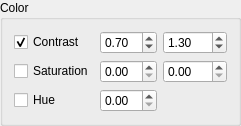
                        <widget class="QGroupBox" name="groupBox_color">
                         <property name="title">
                          <string>Color</string>
                         </property>
                         <layout class="QGridLayout" name="gridLayout_15">
                          <item row="0" column="0">
                           <widget class="QCheckBox" name="checkBox_contrast">
                            <property name="sizePolicy">
                             <sizepolicy hsizetype="Fixed" vsizetype="Fixed">
                              <horstretch>0</horstretch>
                              <verstretch>0</verstretch>
                             </sizepolicy>
                            </property>
                            <property name="toolTip">
                             <string>Augment contrast using a random factor. Applicable for Grayscale and RGB. Left spinbox (lower factor) has to be &gt;0. '0.70' to '1.3' means plus/minus 30% contrast (at random)</string>
                            </property>
                            <property name="text">
                             <string>Contrast</string>
                            </property>
                            <property name="icon">
                             <iconset resource="art.qrc">
                              <normaloff>:/icon/icon/contrast.png</normaloff>:/icon/icon/contrast.png</iconset>
                            </property>
                            <property name="iconSize">
                             <size>
                              <width>20</width>
                              <height>20</height>
                             </size>
                            </property>
                            <property name="checked">
                             <bool>true</bool>
                            </property>
                           </widget>
                          </item>
                          <item row="0" column="1">
                           <widget class="QDoubleSpinBox" name="doubleSpinBox_contrastLower">
                            <property name="singleStep">
                             <double>0.100000000000000</double>
                            </property>
                            <property name="value">
                             <double>0.700000000000000</double>
                            </property>
                           </widget>
                          </item>
                          <item row="0" column="2">
                           <widget class="QDoubleSpinBox" name="doubleSpinBox_contrastHigher">
                            <property name="maximum">
                             <double>100.000000000000000</double>
                            </property>
                            <property name="singleStep">
                             <double>0.100000000000000</double>
                            </property>
                            <property name="value">
                             <double>1.300000000000000</double>
                            </property>
                           </widget>
                          </item>
                          <item row="1" column="0">
                           <widget class="QCheckBox" name="checkBox_saturation">
                            <property name="sizePolicy">
                             <sizepolicy hsizetype="Fixed" vsizetype="Fixed">
                              <horstretch>0</horstretch>
                              <verstretch>0</verstretch>
                             </sizepolicy>
                            </property>
                            <property name="toolTip">
                             <string>Augment saturation using a random factor. Applicable for RGB only. Left spinbox (lower factor) has to be &gt;0. '0.70' to '1.3' means plus/minus 30% saturation (at random)</string>
                            </property>
                            <property name="text">
                             <string>Saturation</string>
                            </property>
                            <property name="icon">
                             <iconset resource="art.qrc">
                              <normaloff>:/icon/icon/saturation.png</normaloff>:/icon/icon/saturation.png</iconset>
                            </property>
                            <property name="iconSize">
                             <size>
                              <width>20</width>
                              <height>20</height>
                             </size>
                            </property>
                           </widget>
                          </item>
                          <item row="1" column="1">
                           <widget class="QDoubleSpinBox" name="doubleSpinBox_saturationLower"/>
                          </item>
                          <item row="1" column="2">
                           <widget class="QDoubleSpinBox" name="doubleSpinBox_saturationHigher"/>
                          </item>
                          <item row="2" column="0">
                           <widget class="QCheckBox" name="checkBox_hue">
                            <property name="sizePolicy">
                             <sizepolicy hsizetype="Fixed" vsizetype="Fixed">
                              <horstretch>0</horstretch>
                              <verstretch>0</verstretch>
                             </sizepolicy>
                            </property>
                            <property name="toolTip">
                             <string>Augment hue using a random factor. Applicable for RGB only. Left spinbox (lower factor) has to be &gt;0. '0.70' to '1.3' means plus/minus 30% hue (at random)</string>
                            </property>
                            <property name="text">
                             <string>Hue</string>
                            </property>
                            <property name="icon">
                             <iconset resource="art.qrc">
                              <normaloff>:/icon/icon/Hue.png</normaloff>:/icon/icon/Hue.png</iconset>
                            </property>
                            <property name="iconSize">
                             <size>
                              <width>20</width>
                              <height>20</height>
                             </size>
                            </property>
                           </widget>
                          </item>
                          <item row="2" column="1">
                           <widget class="QDoubleSpinBox" name="doubleSpinBox_hueDelta"/>
                          </item>
                         </layout>
                        </widget>
